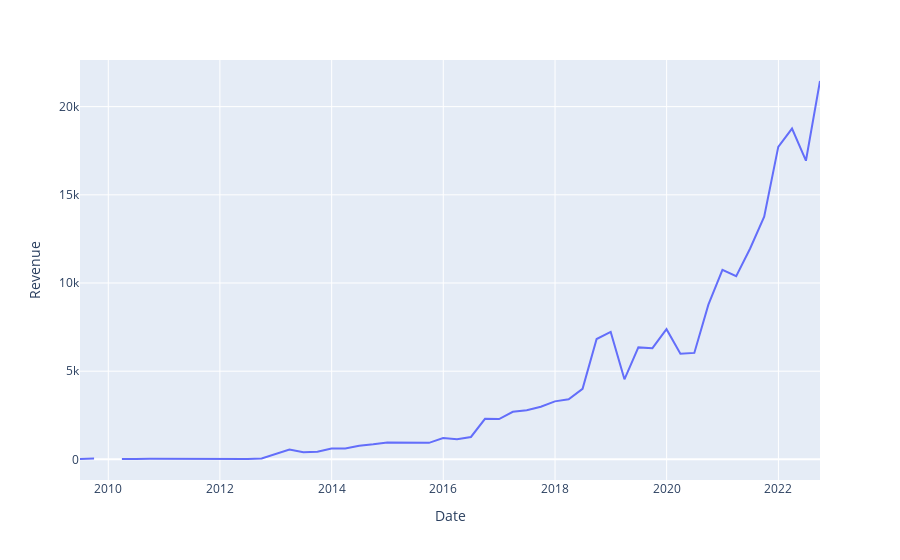

Notebook cell for this chart:
### Markdown cell above
## Question 5 - Tesla Stock and Revenue Dashboard - 2 Points

### Code cell
tesla_revenue = tesla_ws_df
tesla_revenue["Revenue"] = pd.to_numeric(tesla_revenue["Revenue"], errors='coerce')
tesla_revenue["Date"] = pd.to_datetime(tesla_revenue["Date"], format="%Y-%m-%d")

tesla_revenue.dtypes
tesla_revenue.plot(y="Revenue", x="Date")

### Figure 1 — Plotly figure (JSON) as saved in the notebook; plotly's stock layout.template omitted (floating-point values rounded to 4 significant figures)
{"data": [{"hovertemplate": "Date=%{x}<br>Revenue=%{y}<extra></extra>", "legendgroup": "", "line": {"color": "#636efa", "dash": "solid"}, "marker": {"symbol": "circle"}, "mode": "lines", "name": "", "orientation": "v", "showlegend": false, "type": "scatter", "x": ["2022-09-30T00:00:00", "2022-06-30T00:00:00", "2022-03-31T00:00:00", "2021-12-31T00:00:00", "2021-09-30T00:00:00", "2021-06-30T00:00:00", "2021-03-31T00:00:00", "2020-12-31T00:00:00", "2020-09-30T00:00:00", "2020-06-30T00:00:00", "2020-03-31T00:00:00", "2019-12-31T00:00:00", "2019-09-30T00:00:00", "2019-06-30T00:00:00", "2019-03-31T00:00:00", "2018-12-31T00:00:00", "2018-09-30T00:00:00", "2018-06-30T00:00:00", "2018-03-31T00:00:00", "2017-12-31T00:00:00", "2017-09-30T00:00:00", "2017-06-30T00:00:00", "2017-03-31T00:00:00", "2016-12-31T00:00:00", "2016-09-30T00:00:00", "2016-06-30T00:00:00", "2016-03-31T00:00:00", "2015-12-31T00:00:00", "2015-09-30T00:00:00", "2015-06-30T00:00:00", "2015-03-31T00:00:00", "2014-12-31T00:00:00", "2014-09-30T00:00:00", "2014-06-30T00:00:00", "2014-03-31T00:00:00", "2013-12-31T00:00:00", "2013-09-30T00:00:00", "2013-06-30T00:00:00", "2013-03-31T00:00:00", "2012-12-31T00:00:00", "2012-09-30T00:00:00", "2012-06-30T00:00:00", "2012-03-31T00:00:00", "2011-12-31T00:00:00", "2011-09-30T00:00:00", "2011-06-30T00:00:00", "2011-03-31T00:00:00", "2010-12-31T00:00:00", "2010-09-30T00:00:00", "2010-06-30T00:00:00", "2010-03-31T00:00:00", "2009-12-31T00:00:00", "2009-09-30T00:00:00", "2009-06-30T00:00:00"], "xaxis": "x", "y": [21454, 16934, 18756, 17719, 13757, 11958, 10389, 10744, 8771, 6036, 5985, 7384, 6303, 6350, 4541, 7226, 6824, 4002, 3409, 3288, 2985, 2790, 2696, 2285, 2298, 1270, 1147, 1214, 937, 955, 940, 957, 852, 769, 621, 615, 431, 405, 562, 306, 50, 27, 30, 39, 58, 58, 49, 36, 31, 28, 21, null, 46, 27], "yaxis": "y"}], "layout": {"legend": {"tracegroupgap": 0}, "margin": {"t": 60}, "xaxis": {"anchor": "y", "domain": [0, 1], "title": {"text": "Date"}}, "yaxis": {"anchor": "x", "domain": [0, 1], "title": {"text": "Revenue"}}}}
